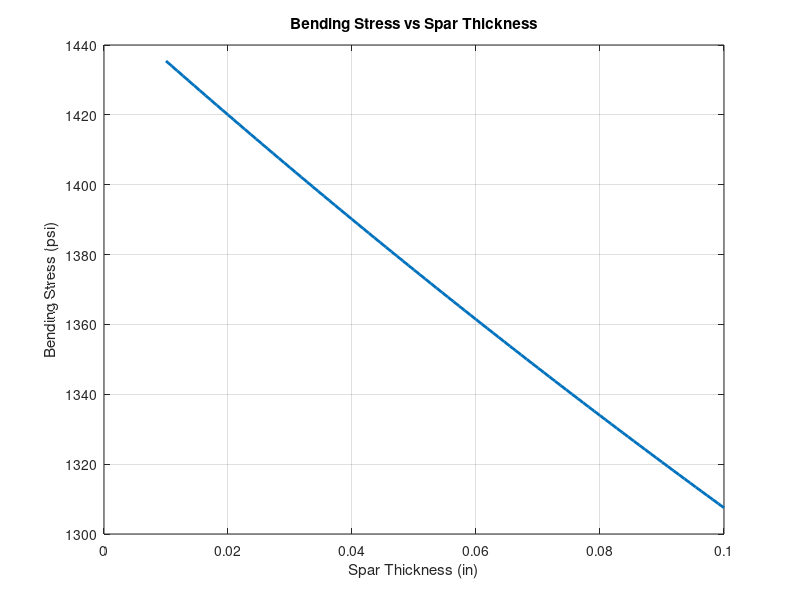
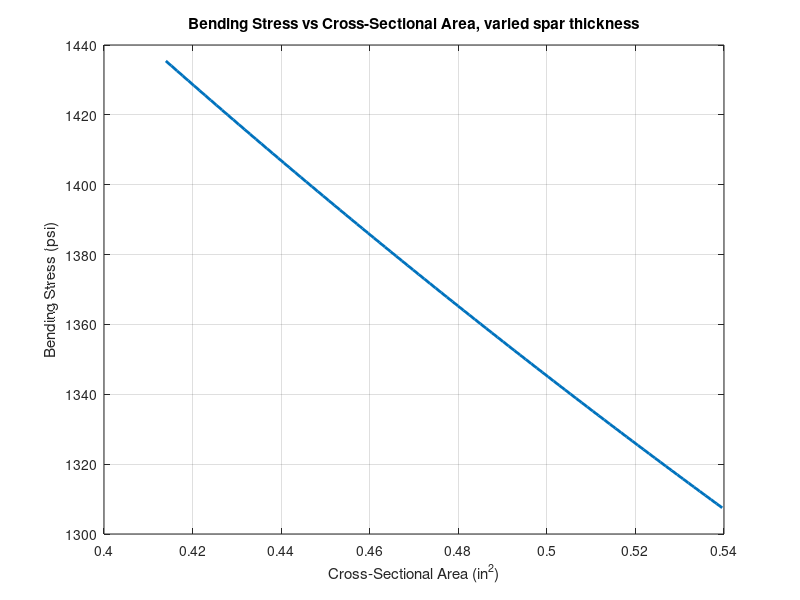
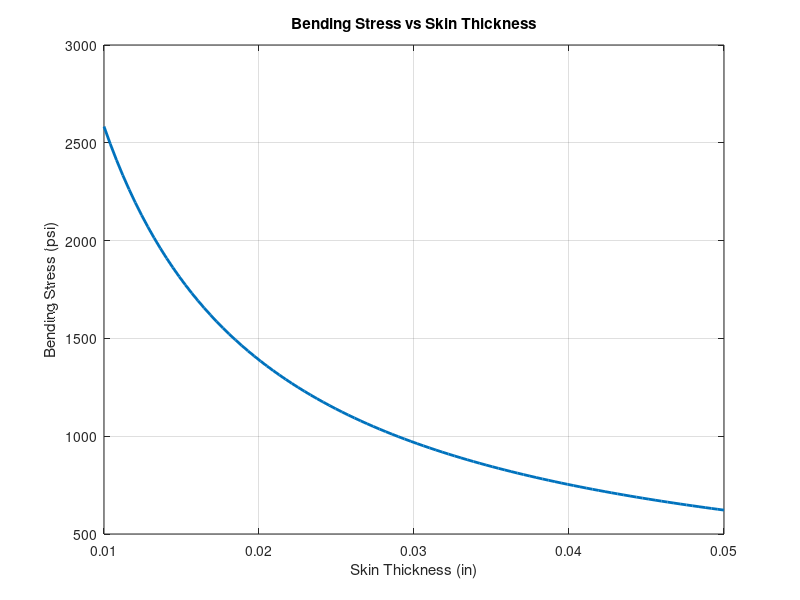
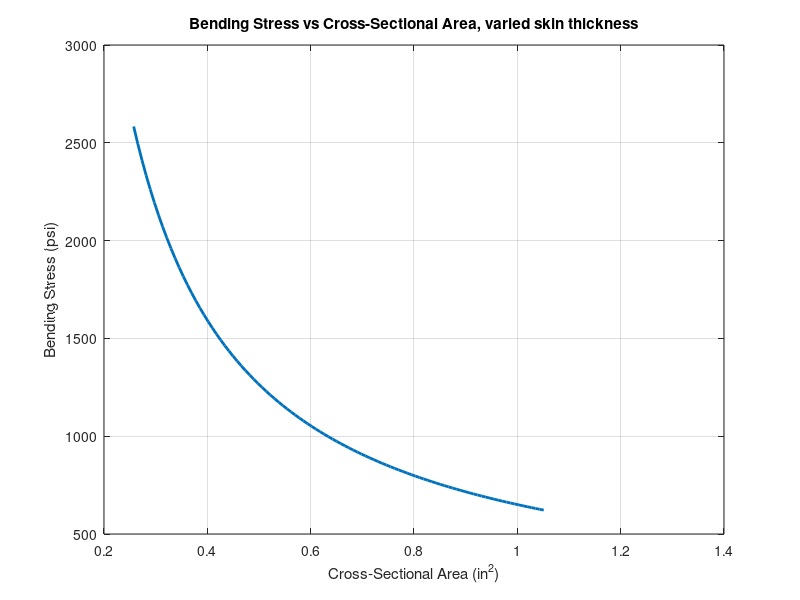

These figures' MATLAB source, in order:
clear all
clc


M_root=16.9 * 12; %lbf*in
w=10;
w_range=linspace(5,20,100);
h=.738;
h_range = linspace(0.3,0.738,100);
c=h/2;

t1=.04;
t2=.02;
t1_range=linspace(0.010,0.100,100);
t2_range=linspace(0.010,0.050,100);

I = @(t1,t2,w,h) 2*(1/12).*(t1).*(h-2.*t2).^3 + 2*((1/12).*(w).*(t2).^3+(w.*t2).*((h./2)-(t2)./2).^2);
A = @(t1,t2,w,h) 2.*t1.*(h-2.*t2) + 2.*w.*t2;

%Range t1
I_t1range=I(t1_range,t2,w,h);
stress_t1range=M_root*c./I_t1range;
A_t1range=A(t1_range,t2,w,h);

figure
plot(t1_range,stress_t1range,'LineWidth',2)
xlabel('Spar Thickness (in)')
ylabel('Bending Stress (psi)')
title('Bending Stress vs Spar Thickness')
grid on

figure
plot(A_t1range,stress_t1range,'LineWidth',2)
xlabel('Cross-Sectional Area (in^2)')
ylabel('Bending Stress (psi)')
title('Bending Stress vs Cross-Sectional Area, varied spar thickness')
grid on

%Range t2
I_t2range=I(t1,t2_range,w,h);
stress_t2range=M_root*c./I_t2range;
A_t2range=A(t1,t2_range,w,h);

figure
plot(t2_range,stress_t2range,'LineWidth',2)
xlabel('Skin Thickness (in)')
ylabel('Bending Stress (psi)')
title('Bending Stress vs Skin Thickness')
grid on

figure
plot(A_t2range,stress_t2range,'LineWidth',2)
xlabel('Cross-Sectional Area (in^2)')
ylabel('Bending Stress (psi)')
title('Bending Stress vs Cross-Sectional Area, varied skin thickness')
grid on

%Range w
I_wrange=I(t1,t2,w_range,h);
stress_wrange=M_root*c./I_wrange;
A_wrange=A(t1,t2,w_range,h);

figure
plot(w_range,stress_wrange,'LineWidth',2)
xlabel('Box Width (in)')
ylabel('Bending Stress (psi)')
title('Bending Stress vs Box Width')
grid on

figure
plot(A_wrange,stress_wrange,'LineWidth',2)
xlabel('Cross-Sectional Area (in^2)')
ylabel('Bending Stress (psi)')
title('Bending Stress vs Cross-Sectional Area, varied box width')
grid on

% Range h
I_hrange = I(t1,t2,w,h_range);
stress_hrange = M_root.*(h_range./2)./I_hrange;
A_hrange = A(t1,t2,w,h_range);

figure
plot(h_range,stress_hrange,'LineWidth',2)
xlabel('Box Height (in)')
ylabel('Bending Stress (psi)')
title('Bending Stress vs Box Height')
grid on

figure
plot(A_hrange,stress_hrange,'LineWidth',2)
xlabel('Cross-Sectional Area (in^2)')
ylabel('Bending Stress (psi)')
title('Bending Stress vs Cross-Sectional Area, varied box height')
grid on


% Baseline bending stress
I_base = I(t1,t2,w,h);
stress_base = M_root*c/I_base;

% Increase each variable by 10%
stress_t1_10 = M_root*c/I(t1*1.10,t2,w,h);
stress_t2_10 = M_root*c/I(t1,t2*1.10,w,h);
stress_w_10  = M_root*c/I(t1,t2,w*1.10,h);

% Height changes both I and c
h_10 = h*1.10;
stress_h_10 = M_root*(h_10/2)/I(t1,t2,w,h_10);

% Calculate percentage reduction in stress
reduction_t1_10 = 100*(stress_base-stress_t1_10)/stress_base;
reduction_t2_10 = 100*(stress_base-stress_t2_10)/stress_base;
reduction_w_10  = 100*(stress_base-stress_w_10)/stress_base;
reduction_h_10  = 100*(stress_base-stress_h_10)/stress_base;

% Create bar chart
reductions_10 = [reduction_t1_10, reduction_t2_10, ...
                 reduction_w_10, reduction_h_10];

figure
bar(reductions_10)

set(gca,'XTick',1:4, ...
    'XTickLabel',{'Spar Thickness','Skin Thickness', ...
                  'Box Width','Box Height'})

ylabel('Bending Stress Reduction (%)')
title('Bending Stress Sensitivity to a 10% Increase in Each Variable')
grid on

% Display percentages above bars
for i = 1:length(reductions_10)
    text(i, reductions_10(i)+0.3, ...
        sprintf('%.2f%%',reductions_10(i)), ...
        'HorizontalAlignment','center', ...
        'FontSize',12, ...
        'FontWeight','bold')
end

ylim([0 max(reductions_10)*1.2])
